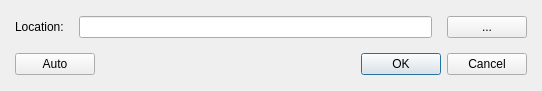
<?xml version="1.0" encoding="UTF-8"?>
<ui version="4.0">
 <class>DialogLocation</class>
 <widget class="QDialog" name="DialogLocation">
  <property name="geometry">
   <rect>
    <x>0</x>
    <y>0</y>
    <width>542</width>
    <height>91</height>
   </rect>
  </property>
  <property name="windowTitle">
   <string>Choose a location...</string>
  </property>
  <layout class="QGridLayout" name="gridLayout">
   <property name="leftMargin">
    <number>15</number>
   </property>
   <property name="topMargin">
    <number>10</number>
   </property>
   <property name="rightMargin">
    <number>15</number>
   </property>
   <property name="bottomMargin">
    <number>10</number>
   </property>
   <item row="0" column="0">
    <layout class="QVBoxLayout" name="verticalLayout" stretch="1,0">
     <property name="spacing">
      <number>15</number>
     </property>
     <item>
      <layout class="QHBoxLayout" name="horizontalLayout" stretch="0,0,0">
       <item>
        <widget class="QLabel" name="labelLocation">
         <property name="text">
          <string>Location:</string>
         </property>
        </widget>
       </item>
       <item>
        <widget class="QLineEdit" name="lineEdit"/>
       </item>
       <item>
        <widget class="QPushButton" name="pushButton">
         <property name="text">
          <string>...</string>
         </property>
        </widget>
       </item>
      </layout>
     </item>
     <item>
      <layout class="QHBoxLayout" name="horizontalLayout_2" stretch="0,1,0">
       <item>
        <widget class="QPushButton" name="pushButtonAuto">
         <property name="text">
          <string>Auto</string>
         </property>
        </widget>
       </item>
       <item>
        <spacer name="horizontalSpacer">
         <property name="orientation">
          <enum>Qt::Horizontal</enum>
         </property>
         <property name="sizeHint" stdset="0">
          <size>
           <width>40</width>
           <height>20</height>
          </size>
         </property>
        </spacer>
       </item>
       <item>
        <widget class="QDialogButtonBox" name="buttonBox">
         <property name="orientation">
          <enum>Qt::Horizontal</enum>
         </property>
         <property name="standardButtons">
          <set>QDialogButtonBox::Cancel|QDialogButtonBox::Ok</set>
         </property>
        </widget>
       </item>
      </layout>
     </item>
    </layout>
   </item>
  </layout>
 </widget>
 <resources/>
 <connections>
  <connection>
   <sender>buttonBox</sender>
   <signal>accepted()</signal>
   <receiver>DialogLocation</receiver>
   <slot>accept()</slot>
   <hints>
    <hint type="sourcelabel">
     <x>248</x>
     <y>254</y>
    </hint>
    <hint type="destinationlabel">
     <x>157</x>
     <y>274</y>
    </hint>
   </hints>
  </connection>
  <connection>
   <sender>buttonBox</sender>
   <signal>rejected()</signal>
   <receiver>DialogLocation</receiver>
   <slot>reject()</slot>
   <hints>
    <hint type="sourcelabel">
     <x>316</x>
     <y>260</y>
    </hint>
    <hint type="destinationlabel">
     <x>286</x>
     <y>274</y>
    </hint>
   </hints>
  </connection>
 </connections>
</ui>
